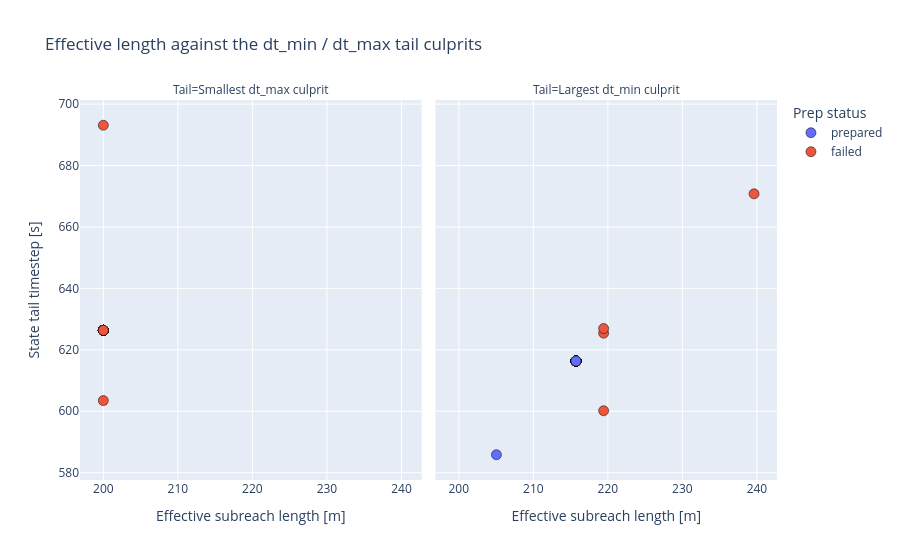

The notebook cell this image was saved under:
### Markdown cell above
## Effective Length vs Both Tails

### Code cell
fig = plot_timestep_tail_suite(tail_df)
fig.show()

### Figure 1 — Plotly figure (JSON) as saved in the notebook; plotly's stock layout.template omitted (floating-point values rounded to 4 significant figures; data arrays with more than 128 entries replaced by an {"elided": "..."} marker saying what was removed)
{"data": [{"customdata": {"elided": "23x10 mixed values"}, "hovertemplate": "Prep status=prepared<br>Tail=Smallest dt_max culprit<br>Effective subreach length [m]=%{x}<br>State tail timestep [s]=%{y}<br>example_id=%{customdata[0]}<br>state_id=%{customdata[1]}<br>parent_link_id=%{customdata[2]}<br>id_link=%{customdata[3]}<br>subreach_index=%{customdata[4]}<br>rapid_k=%{customdata[5]}<br>rapid_celerity_mps=%{customdata[6]}<br>rapid_width_m=%{customdata[7]}<br>rapid_subreach_width_m=%{customdata[8]}<br>slope_used=%{customdata[9]}<extra></extra>", "legendgroup": "prepared", "marker": {"color": "#636efa", "line": {"color": "black", "width": 0.5}, "size": 10, "symbol": "circle"}, "mode": "markers", "name": "prepared", "orientation": "v", "showlegend": true, "type": "scatter", "x": [200.0, 200.0, 200.0, 200.0, 200.0, 200.0, 200.0, 200.0, 200.0, 200.0, 200.0, 200.0, 200.0, 200.0, 200.0, 200.0, 200.0, 200.0, 200.0, 200.0, 200.0, 200.0, 200.0], "xaxis": "x", "y": [626.3, 626.3, 626.3, 626.3, 626.3, 626.3, 626.3, 626.3, 626.3, 626.3, 626.3, 626.3, 626.3, 626.3, 626.3, 626.3, 626.3, 626.3, 626.3, 626.3, 626.3, 626.3, 626.3], "yaxis": "y"}, {"customdata": {"elided": "23x10 mixed values"}, "hovertemplate": "Prep status=prepared<br>Tail=Largest dt_min culprit<br>Effective subreach length [m]=%{x}<br>State tail timestep [s]=%{y}<br>example_id=%{customdata[0]}<br>state_id=%{customdata[1]}<br>parent_link_id=%{customdata[2]}<br>id_link=%{customdata[3]}<br>subreach_index=%{customdata[4]}<br>rapid_k=%{customdata[5]}<br>rapid_celerity_mps=%{customdata[6]}<br>rapid_width_m=%{customdata[7]}<br>rapid_subreach_width_m=%{customdata[8]}<br>slope_used=%{customdata[9]}<extra></extra>", "legendgroup": "prepared", "marker": {"color": "#636efa", "line": {"color": "black", "width": 0.5}, "size": 10, "symbol": "circle"}, "mode": "markers", "name": "prepared", "orientation": "v", "showlegend": false, "type": "scatter", "x": [215.7, 215.7, 215.7, 215.7, 215.7, 215.7, 215.7, 215.7, 215.7, 215.7, 215.7, 215.7, 215.7, 215.7, 215.7, 215.7, 215.7, 205.0, 215.7, 215.7, 215.7, 215.7, 215.7], "xaxis": "x2", "y": [616.3, 616.3, 616.3, 616.3, 616.3, 616.3, 616.3, 616.3, 616.3, 616.3, 616.3, 616.3, 616.3, 616.3, 616.3, 616.3, 616.3, 585.9, 616.3, 616.3, 616.3, 616.3, 616.3], "yaxis": "y2"}, {"customdata": [["21", "S003_unit_13", 77, 77, 1, 335.3, 0.5965, 1204.0, 1204.0, 0.0008883], ["21", "S004_unit_5", 35, 35, 1, 348.0, 0.5748, 1139.0, 1139.0, 0.0008883], ["21", "S011_unit_3", 35, 35, 1, 348.0, 0.5748, 1139.0, 1139.0, 0.0008883], ["21", "S012_unit_14", 38, 38, 18, 385.1, 0.5194, 1108.0, 1108.0, 0.0007522]], "hovertemplate": "Prep status=failed<br>Tail=Smallest dt_max culprit<br>Effective subreach length [m]=%{x}<br>State tail timestep [s]=%{y}<br>example_id=%{customdata[0]}<br>state_id=%{customdata[1]}<br>parent_link_id=%{customdata[2]}<br>id_link=%{customdata[3]}<br>subreach_index=%{customdata[4]}<br>rapid_k=%{customdata[5]}<br>rapid_celerity_mps=%{customdata[6]}<br>rapid_width_m=%{customdata[7]}<br>rapid_subreach_width_m=%{customdata[8]}<br>slope_used=%{customdata[9]}<extra></extra>", "legendgroup": "failed", "marker": {"color": "#EF553B", "line": {"color": "black", "width": 0.5}, "size": 10, "symbol": "circle"}, "mode": "markers", "name": "failed", "orientation": "v", "showlegend": true, "type": "scatter", "x": [200.0, 200.0, 200.0, 200.0], "xaxis": "x", "y": [603.5, 626.3, 626.3, 693.1], "yaxis": "y"}, {"customdata": [["21", "S003_unit_13", 4, 4, 3, 3001.0, 0.07312, 286.0, 286.0, 9.075e-05], ["21", "S004_unit_5", 4, 4, 3, 3127.0, 0.07017, 286.0, 286.0, 8.357e-05], ["21", "S011_unit_3", 6, 6, 1, 3354.0, 0.07144, 434.9, 434.9, 4.955e-05], ["21", "S012_unit_14", 4, 4, 4, 3135.0, 0.07, 254.4, 254.4, 9.075e-05]], "hovertemplate": "Prep status=failed<br>Tail=Largest dt_min culprit<br>Effective subreach length [m]=%{x}<br>State tail timestep [s]=%{y}<br>example_id=%{customdata[0]}<br>state_id=%{customdata[1]}<br>parent_link_id=%{customdata[2]}<br>id_link=%{customdata[3]}<br>subreach_index=%{customdata[4]}<br>rapid_k=%{customdata[5]}<br>rapid_celerity_mps=%{customdata[6]}<br>rapid_width_m=%{customdata[7]}<br>rapid_subreach_width_m=%{customdata[8]}<br>slope_used=%{customdata[9]}<extra></extra>", "legendgroup": "failed", "marker": {"color": "#EF553B", "line": {"color": "black", "width": 0.5}, "size": 10, "symbol": "circle"}, "mode": "markers", "name": "failed", "orientation": "v", "showlegend": false, "type": "scatter", "x": [219.4, 219.4, 239.6, 219.4], "xaxis": "x2", "y": [600.2, 625.4, 670.8, 626.9], "yaxis": "y2"}], "layout": {"annotations": [{"font": {}, "showarrow": false, "text": "Tail=Smallest dt_max culprit", "x": 0.245, "xanchor": "center", "xref": "paper", "y": 1, "yanchor": "bottom", "yref": "paper"}, {"font": {}, "showarrow": false, "text": "Tail=Largest dt_min culprit", "x": 0.755, "xanchor": "center", "xref": "paper", "y": 1, "yanchor": "bottom", "yref": "paper"}], "legend": {"title": {"text": "Prep status"}, "tracegroupgap": 0}, "title": {"text": "Effective length against the dt_min / dt_max tail culprits"}, "xaxis": {"anchor": "y", "domain": [0, 0.49], "title": {"text": "Effective subreach length [m]"}}, "xaxis2": {"anchor": "y2", "domain": [0.51, 1], "matches": "x", "title": {"text": "Effective subreach length [m]"}}, "yaxis": {"anchor": "x", "domain": [0, 1], "title": {"text": "State tail timestep [s]"}}, "yaxis2": {"anchor": "x2", "domain": [0, 1], "matches": "y", "showticklabels": false}}}
